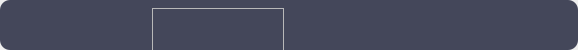
<?xml version="1.0" encoding="UTF-8"?>
<ui version="4.0">
 <class>AnalysisCard</class>
 <widget class="QWidget" name="AnalysisCard">
  <property name="geometry">
   <rect>
    <x>0</x>
    <y>0</y>
    <width>578</width>
    <height>50</height>
   </rect>
  </property>
  <property name="sizePolicy">
   <sizepolicy hsizetype="Expanding" vsizetype="Expanding">
    <horstretch>0</horstretch>
    <verstretch>0</verstretch>
   </sizepolicy>
  </property>
  <property name="minimumSize">
   <size>
    <width>0</width>
    <height>50</height>
   </size>
  </property>
  <property name="maximumSize">
   <size>
    <width>16777215</width>
    <height>16777215</height>
   </size>
  </property>
  <property name="windowTitle">
   <string>Form</string>
  </property>
  <property name="styleSheet">
   <string notr="true">#bgCard {
	background-color: #44475A;
	border-radius: 10px;
}
#userTitle {color: #8BE9FD;}
#sampleTitle {color: #BD93F9;}
#analysisTitle {color: #F1FA8C;}
#reductionTitle {color: #FFB86C;}
QLabel {color: #A8ABB3;}
</string>
  </property>
  <layout class="QVBoxLayout" name="verticalLayout">
   <property name="spacing">
    <number>0</number>
   </property>
   <property name="leftMargin">
    <number>0</number>
   </property>
   <property name="topMargin">
    <number>0</number>
   </property>
   <property name="rightMargin">
    <number>0</number>
   </property>
   <property name="bottomMargin">
    <number>0</number>
   </property>
   <item alignment="Qt::AlignTop">
    <widget class="QFrame" name="bgCard">
     <property name="minimumSize">
      <size>
       <width>0</width>
       <height>50</height>
      </size>
     </property>
     <property name="maximumSize">
      <size>
       <width>16777215</width>
       <height>0</height>
      </size>
     </property>
     <property name="frameShape">
      <enum>QFrame::NoFrame</enum>
     </property>
     <property name="frameShadow">
      <enum>QFrame::Raised</enum>
     </property>
     <layout class="QHBoxLayout" name="horizontalLayout">
      <property name="spacing">
       <number>10</number>
      </property>
      <property name="leftMargin">
       <number>10</number>
      </property>
      <property name="topMargin">
       <number>8</number>
      </property>
      <property name="rightMargin">
       <number>10</number>
      </property>
      <property name="bottomMargin">
       <number>10</number>
      </property>
      <item>
       <widget class="QFrame" name="panelAInfo">
        <property name="minimumSize">
         <size>
          <width>0</width>
          <height>200</height>
         </size>
        </property>
        <property name="frameShape">
         <enum>QFrame::NoFrame</enum>
        </property>
        <property name="frameShadow">
         <enum>QFrame::Raised</enum>
        </property>
        <layout class="QVBoxLayout" name="panelALayout">
         <item>
          <widget class="QLabel" name="analysisTitle">
           <property name="text">
            <string/>
           </property>
           <property name="wordWrap">
            <bool>true</bool>
           </property>
          </widget>
         </item>
         <item>
          <spacer name="verticalSpacer_2">
           <property name="orientation">
            <enum>Qt::Vertical</enum>
           </property>
           <property name="sizeType">
            <enum>QSizePolicy::Fixed</enum>
           </property>
           <property name="sizeHint" stdset="0">
            <size>
             <width>20</width>
             <height>10</height>
            </size>
           </property>
          </spacer>
         </item>
         <item>
          <widget class="QLabel" name="analysisEquipment">
           <property name="text">
            <string/>
           </property>
           <property name="wordWrap">
            <bool>true</bool>
           </property>
          </widget>
         </item>
         <item>
          <widget class="QLabel" name="analysisConditions">
           <property name="text">
            <string/>
           </property>
           <property name="scaledContents">
            <bool>false</bool>
           </property>
           <property name="wordWrap">
            <bool>true</bool>
           </property>
          </widget>
         </item>
         <item>
          <widget class="QLabel" name="analysisOperator">
           <property name="text">
            <string/>
           </property>
           <property name="wordWrap">
            <bool>true</bool>
           </property>
          </widget>
         </item>
         <item>
          <widget class="QLabel" name="analysisStatus">
           <property name="text">
            <string/>
           </property>
           <property name="wordWrap">
            <bool>true</bool>
           </property>
          </widget>
         </item>
         <item>
          <widget class="QLabel" name="analysisDate">
           <property name="text">
            <string/>
           </property>
           <property name="wordWrap">
            <bool>true</bool>
           </property>
          </widget>
         </item>
         <item>
          <widget class="QLabel" name="analysisFile">
           <property name="text">
            <string/>
           </property>
           <property name="wordWrap">
            <bool>true</bool>
           </property>
          </widget>
         </item>
         <item>
          <spacer name="verticalSpacer">
           <property name="orientation">
            <enum>Qt::Vertical</enum>
           </property>
           <property name="sizeHint" stdset="0">
            <size>
             <width>20</width>
             <height>40</height>
            </size>
           </property>
          </spacer>
         </item>
        </layout>
       </widget>
      </item>
      <item>
       <widget class="QFrame" name="panelBInfo">
        <property name="minimumSize">
         <size>
          <width>0</width>
          <height>200</height>
         </size>
        </property>
        <property name="frameShape">
         <enum>QFrame::StyledPanel</enum>
        </property>
        <property name="frameShadow">
         <enum>QFrame::Raised</enum>
        </property>
        <layout class="QVBoxLayout" name="panelBLayout">
         <item>
          <widget class="QLabel" name="sampleTitle">
           <property name="text">
            <string/>
           </property>
           <property name="wordWrap">
            <bool>true</bool>
           </property>
          </widget>
         </item>
         <item>
          <spacer name="verticalSpacer_3">
           <property name="orientation">
            <enum>Qt::Vertical</enum>
           </property>
           <property name="sizeType">
            <enum>QSizePolicy::Fixed</enum>
           </property>
           <property name="sizeHint" stdset="0">
            <size>
             <width>20</width>
             <height>10</height>
            </size>
           </property>
          </spacer>
         </item>
        </layout>
       </widget>
      </item>
      <item>
       <widget class="QFrame" name="panelCnfo">
        <property name="minimumSize">
         <size>
          <width>0</width>
          <height>200</height>
         </size>
        </property>
        <property name="frameShape">
         <enum>QFrame::NoFrame</enum>
        </property>
        <property name="frameShadow">
         <enum>QFrame::Raised</enum>
        </property>
        <layout class="QVBoxLayout" name="panelCLayout">
         <item>
          <widget class="QLabel" name="reductionTitle">
           <property name="text">
            <string/>
           </property>
           <property name="wordWrap">
            <bool>true</bool>
           </property>
          </widget>
         </item>
         <item>
          <spacer name="verticalSpacer_4">
           <property name="orientation">
            <enum>Qt::Vertical</enum>
           </property>
           <property name="sizeType">
            <enum>QSizePolicy::Fixed</enum>
           </property>
           <property name="sizeHint" stdset="0">
            <size>
             <width>20</width>
             <height>10</height>
            </size>
           </property>
          </spacer>
         </item>
        </layout>
       </widget>
      </item>
      <item>
       <widget class="QFrame" name="panelDInfo">
        <property name="minimumSize">
         <size>
          <width>0</width>
          <height>200</height>
         </size>
        </property>
        <property name="frameShape">
         <enum>QFrame::NoFrame</enum>
        </property>
        <property name="frameShadow">
         <enum>QFrame::Raised</enum>
        </property>
        <layout class="QVBoxLayout" name="panelDLayout">
         <item>
          <widget class="QLabel" name="userTitle">
           <property name="minimumSize">
            <size>
             <width>0</width>
             <height>0</height>
            </size>
           </property>
           <property name="text">
            <string/>
           </property>
           <property name="wordWrap">
            <bool>true</bool>
           </property>
          </widget>
         </item>
         <item>
          <spacer name="verticalSpacer_5">
           <property name="orientation">
            <enum>Qt::Vertical</enum>
           </property>
           <property name="sizeType">
            <enum>QSizePolicy::Fixed</enum>
           </property>
           <property name="sizeHint" stdset="0">
            <size>
             <width>20</width>
             <height>10</height>
            </size>
           </property>
          </spacer>
         </item>
        </layout>
       </widget>
      </item>
     </layout>
    </widget>
   </item>
  </layout>
 </widget>
 <resources/>
 <connections/>
</ui>
